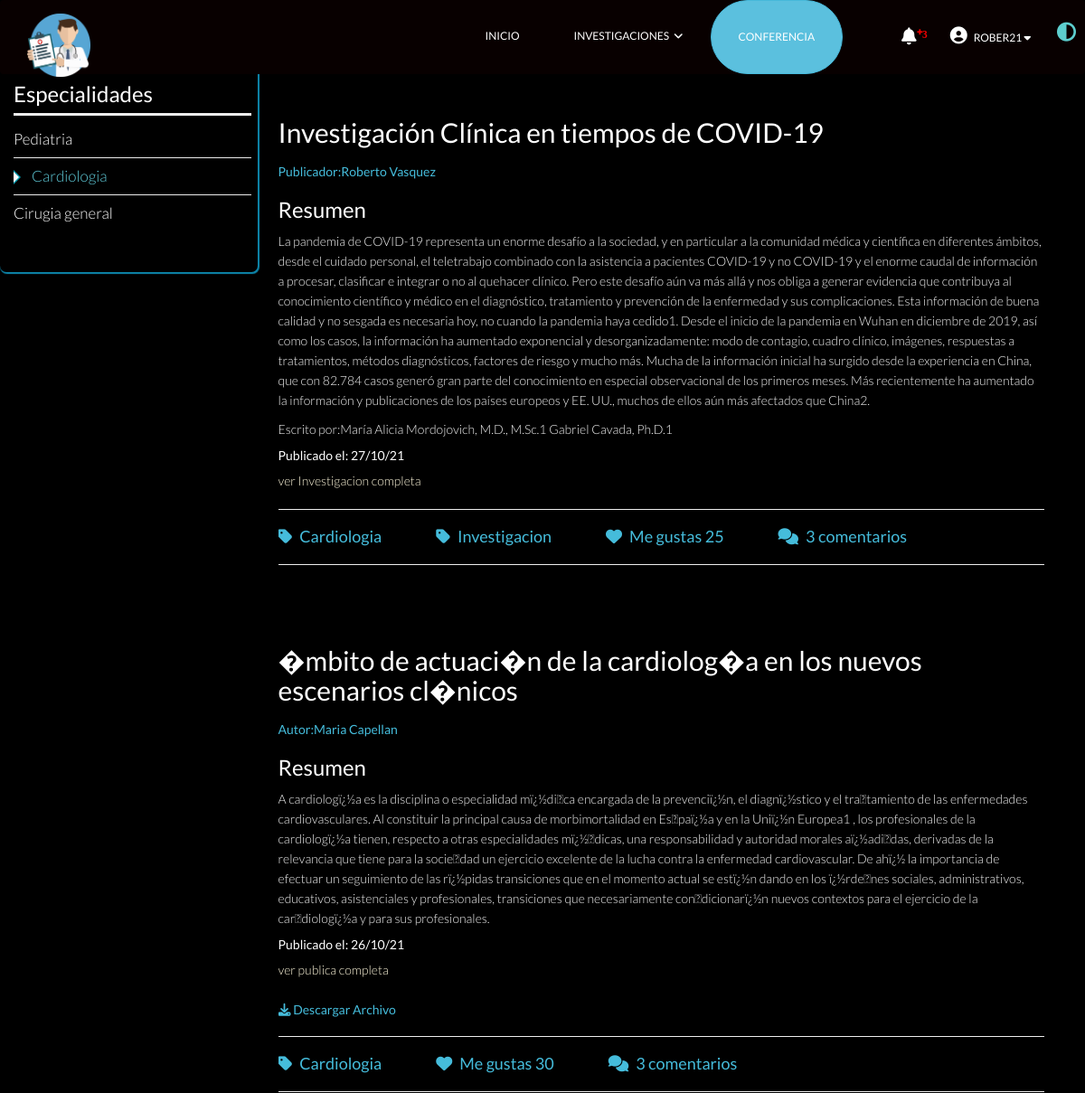
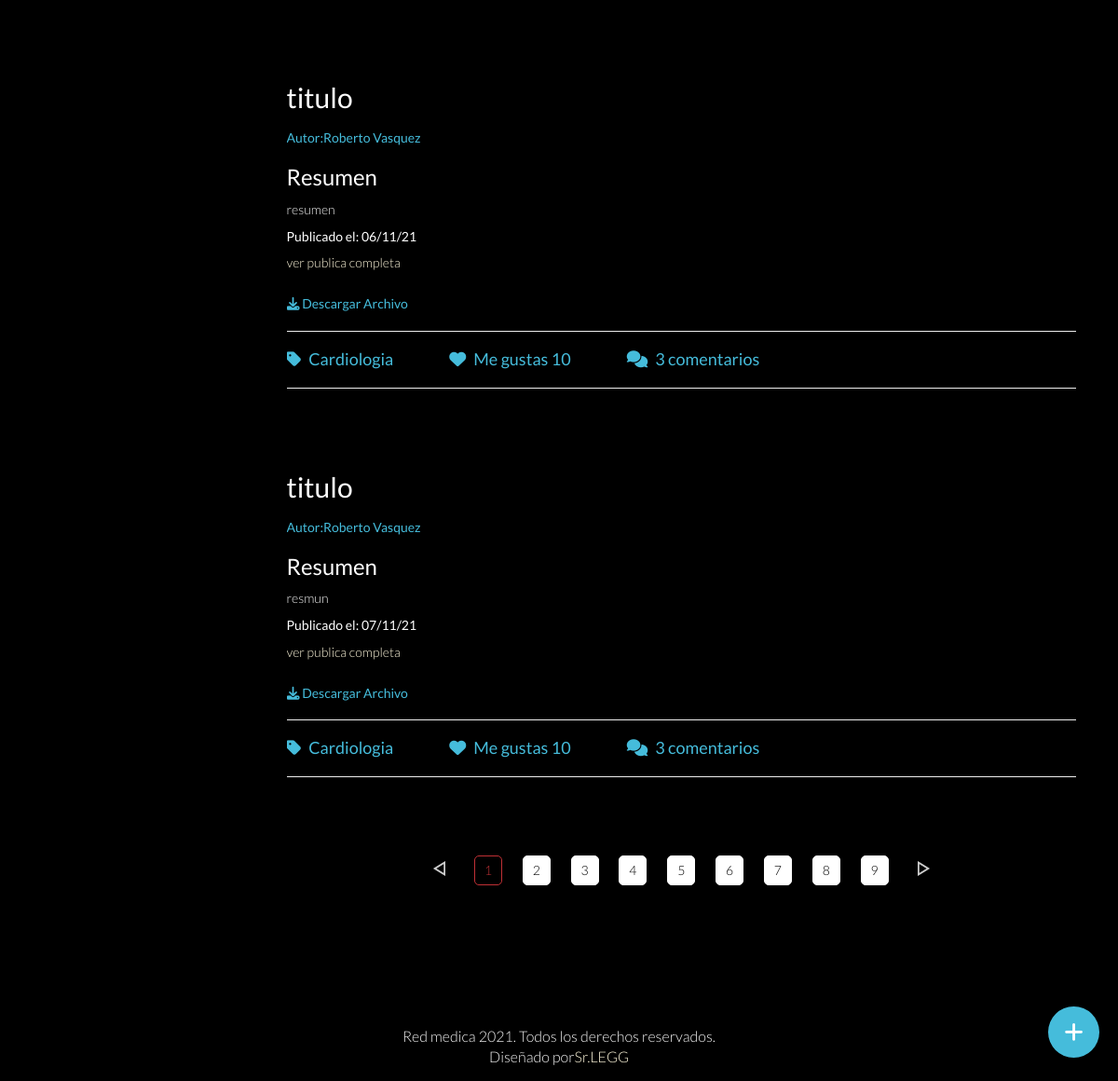
Page / (signed in) on the committed database (2 pictures, top to bottom).
### tables this page shows
CREATE TABLE `inv_cientifica` (
  `id_inv` int(20) NOT NULL,
  `id_medico_inv` int(20) DEFAULT NULL,
  `titulo_inv` varchar(150) DEFAULT NULL,
  `autor_inv` varchar(150) DEFAULT NULL,
  `resume_inv` varchar(6000) DEFAULT NULL,
  `introducion_inv` varchar(2000) DEFAULT NULL,
  `pclave_inv` varchar(250) DEFAULT NULL,
  `Antecedente_inv` varchar(2000) DEFAULT NULL,
  `objetivoge_inv` varchar(2000) DEFAULT NULL,
  `objetivoes_inv` varchar(2000) DEFAULT NULL,
  `justificasion_inv` varchar(2000) DEFAULT NULL,
  `hipotesis_inv` varchar(2000) DEFAULT NULL,
  `metodologia_inv` varchar(1000) DEFAULT NULL,
  `bibliografia` varchar(480) DEFAULT NULL,
  `referencias_inv` varchar(1600) DEFAULT NULL,
  `cotegoria_inv` int(20) DEFAULT NULL,
  `fecha_inv` date DEFAULT NULL,
  `me_gusta_inv` int(30) DEFAULT NULL,
  `estado` varchar(1) DEFAULT NULL
);

CREATE TABLE `medico` (
  `id_medico` int(20) NOT NULL,
  `nombre_medico` varchar(80) DEFAULT NULL,
  `apellido_medico` varchar(150) DEFAULT NULL,
  `user_medico` varchar(250) DEFAULT NULL,
  `codigo_medico` varchar(160) DEFAULT NULL,
  `especialidadm` int(20) DEFAULT NULL,
  `provincia_me` varchar(150) DEFAULT NULL,
  `idRol` int(20) DEFAULT NULL,
  `contrasena_me` varchar(280) DEFAULT NULL,
  `estado` varchar(1) DEFAULT NULL
);

CREATE TABLE `publicacion` (
  `id_public` int(20) NOT NULL,
  `id_medico_pu` int(20) DEFAULT NULL,
  `titulo_public` varchar(100) DEFAULT NULL,
  `autor_pu` varchar(180) DEFAULT NULL,
  `text_public` varchar(2000) DEFAULT NULL,
  `referencia_pu` varchar(680) DEFAULT NULL,
  `link_imagen` varchar(150) DEFAULT NULL,
  `link_video` varchar(150) DEFAULT NULL,
  `link_audio` varchar(150) DEFAULT NULL,
  `link_archivo` varchar(150) DEFAULT NULL,
  `fecha_public` date DEFAULT NULL,
  `categoria_public` int(20) DEFAULT NULL,
  `tipo_archivo` varchar(30) DEFAULT NULL,
  `me_gusta_pu` int(11) DEFAULT NULL,
  `estado` varchar(1) DEFAULT NULL
);

### index.php (the view, shortened to what this page needs)
<?php
function mostrar($str)
{
    $codi = mb_detect_encoding($str, "ISO-8859-1,UTF-8");
    $str = iconv($codi, 'ISO-8859-1', $str);
    echo $str;
}
?>
<!DOCTYPE html>
<html lang="es">
<head>
    <link href="css/bootstrap.min.css" rel="stylesheet">
   <link href="css/font-awesome.min.css" rel="stylesheet">
    <link href="css/lightbox.css" rel="stylesheet">
    <link href="css/animate.min.css" rel="stylesheet">
    <link href="css/main.css" rel="stylesheet">
    <link href="css/responsive.css" rel="stylesheet">
    <link href="css/dark.css" rel="stylesheet">
    <link rel="stylesheet" href="css/boton.css">
</head>
<body class="dark">
<?php include_once "./php/menu.php"; ?>
    <section id="noticia" class="padding-top">
        <div class="container">
            <div class="row">
                <div class="col-md-3 col-sm-5">
                    <div class="sidebar blog-sidebar">
                        <div class="sidebar-item categories">
                            <h3>Especialidades</h3>
                            <ul class="nav navbar-stacked">
                                <li><a href="pediatria.php">Pediatria</a></li>
                                <li class="active"><a href="Cardiologia.php">Cardiologia</a></li>
                                <li><a href="cirugia_general.php">Cirugia general</a></li>
                            </ul>
                        </div>
                    </div>
                </div>
                <div class="col-md-9 col-sm-7">
                <?php
                    include 'php/conexion.php';
                    $espesicialidad =$_SESSION["s_espeme"];
                    $inve = "SELECT inv_cientifica.id_inv,inv_cientifica.titulo_inv,inv_cientifica.autor_inv,inv_cientifica.resume_inv,inv_cientifica.introducion_inv,inv_cientifica.me_gusta_inv,
                    inv_cientifica.pclave_inv,inv_cientifica.Antecedente_inv,DATE_FORMAT(inv_cientifica.fecha_inv,'%d/%m/%y') AS fecha,inv_cientifica.objetivoge_inv,inv_cientifica.objetivoes_inv,
                    inv_cientifica.cotegoria_inv,medico.nombre_medico,medico.apellido_medico,especialidad.espec_descripsion FROM inv_cientifica,medico,especialidad WHERE inv_cientifica.id_medico_inv=medico.id_medico AND inv_cientifica.cotegoria_inv='$espesicialidad' AND inv_cientifica.estado='A' AND inv_cientifica.cotegoria_inv=especialidad.id_espec ORDER BY me_gusta_inv DESC";
                    $inve2 = $mysqli->query($inve);
                    while ($res = mysqli_fetch_array($inve2)) {
                        $fecha = $res['fecha'];
                        $autor = $res['autor_inv'];
                        $nombre = $res['nombre_medico'];
                        $apellido = $res['apellido_medico'];
                    ?>
                    <div class="wow fadeInDown">
                        <div class="row">
                            <div class="col-md-12 col-sm-12">
                                <div class="single-blog two-column">
                                    <div class="post-content overflow">
                                        <h2><?php mostrar($res['titulo_inv']); ?></h2>
                                        <?php echo '<h3 class="post-author"><a href="#">Publicador:' . $nombre . " " . $apellido . '</a></h3>' ?>
                                        <h3>Resumen</h3>
                                        <p><?php mostrar($res['resume_inv']); ?></p>
                                        <?php echo("<p>Escrito por:$autor</p>");?>
                                        <?php echo ("<h5>Publicado el: $fecha </h5>"); ?>
                                        <?php echo("<a href='con_cientifico.php?id=".$res["id_inv"]."' class='read-more'>ver Investigacion completa</a>");?>
                                        <div class="post-bottom overflow">
                                            <ul class="nav navbar-nav post-nav">
                                                <li>
                                                    <h4><a href="#"><i
                                                                class="fa fa-tag"></i><?php mostrar($res['espec_descripsion']); ?></a>
                                                    </h4>
                                                </li>
                                                <li>
                                                    <h4><a href="#"><i class="fa fa-tag"></i>Investigacion
                                                            </a></h4>
                                                </li>
                                                <li>
                                                    <h4><a href="#"><i class="fa fa-heart" aria-hidden="true"></i>Me gustas
                                                            <?php mostrar($res['me_gusta_inv']); ?></a></h4>
                                                </li>
                                                <li>
                                                    <h4><a href="#"><i class="fa fa-comments"></i>3 comentarios</a></h4>
                                                </li>
                                            </ul>
                                        </div>
                                    </div>
                                </div>
                            </div>
                        </div>
                    </div>
                    <?php
                    }
                    ?>
                    <?php
                    include 'php/conexion.php';
                    $public = "SELECT publicacion.id_public,publicacion.titulo_public,publicacion.text_public,publicacion.link_imagen,publicacion.link_video,
                    publicacion.link_audio,publicacion.link_archivo,DATE_FORMAT(publicacion.fecha_public,'%d/%m/%y') AS fecha,publicacion.categoria_public,publicacion.me_gusta_pu,
                    medico.nombre_medico,medico.apellido_medico,especialidad.espec_descripsion FROM publicacion,medico,especialidad WHERE publicacion.id_medico_pu=medico.id_medico AND publicacion.categoria_public='$espesicialidad' AND publicacion.estado='A' AND publicacion.categoria_public=especialidad.id_espec	  ORDER BY publicacion.me_gusta_pu DESC";
                    $public2 = $mysqli->query($public);
                    while ($res = mysqli_fetch_array($public2)) {
                        $video = $res['link_video'];
                        $audio = $res['link_audio'];
                        $fecha = $res['fecha'];
                        $archivo = $res['link_archivo'];
                        $nombre = $res['nombre_medico'];
                        $apellido = $res['apellido_medico'];
                    ?>
                    <div class="wow fadeInDown">
                        <div class="row">
                            <div class="col-md-12 col-sm-12">
                                <div class="single-blog two-column">
                                    <div class="post-content overflow">
                                        <h2><?php mostrar($res['titulo_public']); ?></h2>
                                        <?php echo '<h3 class="post-author"><a href="#">Autor:' . $nombre . " " . $apellido . '</a></h3>' ?>
                                        <h3>Resumen</h3>
                                        <p><?php mostrar($res['text_public']); ?></p>
                                        <?php echo ("<h5>Publicado el: $fecha </h5>"); ?>
                                        <?php echo("<a href='memoriac.php?id=".$res["id_public"]."' class='read-more'>ver publica completa</a>");?>
                                        <br>
                                        <br>
                                        <?php
                                            if ($archivo != '') {
                                                echo ('<h4 class="post-author"><a href="php/' . $archivo . '"download="sistema-difucion-medica"><i class="fa fa-download"></i> Descargar Archivo</a></h4>');
                                            }elseif ($video !=''){
                                                echo ('<h4 class="post-author"><a href="php/' . $video . '"download="sistema-difucion-medica"><i class="fa fa-download"></i> Descargar Archivo</a></h4>');
                                            }elseif ($audio !=''){
                                                echo ('<h4 class="post-author"><a href="php/' . $audio . '"download="sistema-difucion-medica"><i class="fa fa-download"></i> Descargar Archivo</a></h4>');
                                            } ?>
                                        <div class="post-bottom overflow">
                                            <ul class="nav navbar-nav post-nav">
                                                <li>
                                                    <h4><a href="#"><i
                                                                class="fa fa-tag"></i><?php mostrar($res['espec_descripsion']); ?></a>
                                                    </h4>
                                                </li>
                                                <li>
                                                    <h4><a href="#"><i class="fa fa-heart" aria-hidden="true"></i>Me gustas
                                                            <?php mostrar($res['me_gusta_pu']); ?></a></h4>
                                                </li>
                                                <li>
                                                    <h4><a href="#"><i class="fa fa-comments"></i>3 comentarios</a></h4>
                                                </li>
                                            </ul>
                                        </div>
                                    </div>
                                </div>
                            </div>
                        </div>
                    </div>
                    <?php
                    }
                    ?>
                    <div class="con">
                    <?php include_once "./php/boton_medico.php"; ?>
                    </div>
                    <div class="blog-pagination">
                        <ul class="pagination">
                            <li><a href="#">left</a></li>
                            <li class="active"><a href="#">1</a></li>
                            <li><a href="#">2</a></li>
                            <li><a href="#">3</a></li>
                            <li><a href="#">4</a></li>
                            <li><a href="#">5</a></li>
                            <li><a href="#">6</a></li>
                            <li><a href="#">7</a></li>
                            <li><a href="#">8</a></li>
                            <li><a href="#">9</a></li>
                            <li><a href="#">right</a></li>
                        </ul>
                    </div>
                </div>
            </div>
        </div>
    </section>
    <footer>
        <div class="container">
            <div class="row">
                <div class="col-sm-12 text-center bottom-separator">
                    <div class="col-sm-12">
                        <div class=" copyright-text text-center ">
                            <p> Red medica 2021. Todos los derechos reservados.</p>
                            <p>Diseñado por<a target="_blank" href="http://luis-enrique.com">Sr.LEGG</a></p>
                        </div>
                    </div>
                </div>
            </div>
    </footer>
</body>
</html>

### rows in the picture
inv_cientifica: titulo_inv "Investigación Clínica en tiempos de COVID-19 La pandemia de COVID-19 representa un enorme desafío a la sociedad, y en particular a la comunidad médica y científica en diferentes ámbitos, desde el cuidado personal, el teletrabajo combinado con la asistencia a pacientes COVID-19 y no COVID-19 y el enorme caudal de información a procesar, clasificar e integrar o no al quehacer clínico. Pero este desafío aún va más allá y nos obliga a generar evidencia que contribuya al conocimiento científico y médico en el diagnóstico, tratamiento y prevención de la enfermedad y sus complicaciones. Esta información de buena calidad y no sesgada es necesaria hoy, no cuando la pandemia haya cedido1. Desde el…", id_medico_inv.nombre_medico "Roberto", id_medico_inv.apellido_medico "Vasquez", autor_inv "María Alicia Mordojovich, M.D., M.Sc.1 Gabriel Cavada, Ph.D.1", fecha "27/10/21"
publicacion: titulo_public "�mbito de actuaci�n de la cardiolog�a en los nuevos escenarios cl�nicos A cardiologï¿½a es la disciplina o especialidad mï¿½di\u0002ca encargada de la prevenciï¿½n, el diagnï¿½stico y el tra\u0002tamiento de las enfermedades cardiovasculares. Al constituir la principal causa de morbimortalidad en Es\u0002paï¿½a y en la Uniï¿½n Europea1 , los profesionales de la cardiologï¿½a tienen, respecto a otras especialidades mï¿½\u0002dicas, una responsabilidad y autoridad morales aï¿½adi\u0002das, derivadas de la relevancia que tiene para la socie\u0002dad un ejercicio excelente de la lucha contra la enfermedad cardiovascular. De ahï¿½ la importancia de efectuar un seguimiento de las rï¿½pidas transiciones que en el momento…", id_medico_pu.nombre_medico "Maria", id_medico_pu.apellido_medico "Capellan", fecha "26/10/21"
publicacion: titulo_public "titulo resumen Cardiologia 10", id_medico_pu.nombre_medico "Roberto", id_medico_pu.apellido_medico "Vasquez", fecha "06/11/21"
publicacion: titulo_public "titulo resmun Cardiologia 10", id_medico_pu.nombre_medico "Roberto", id_medico_pu.apellido_medico "Vasquez", fecha "07/11/21"

### other values in the picture
$_SESSION["s_medico"] "ROBER21"
